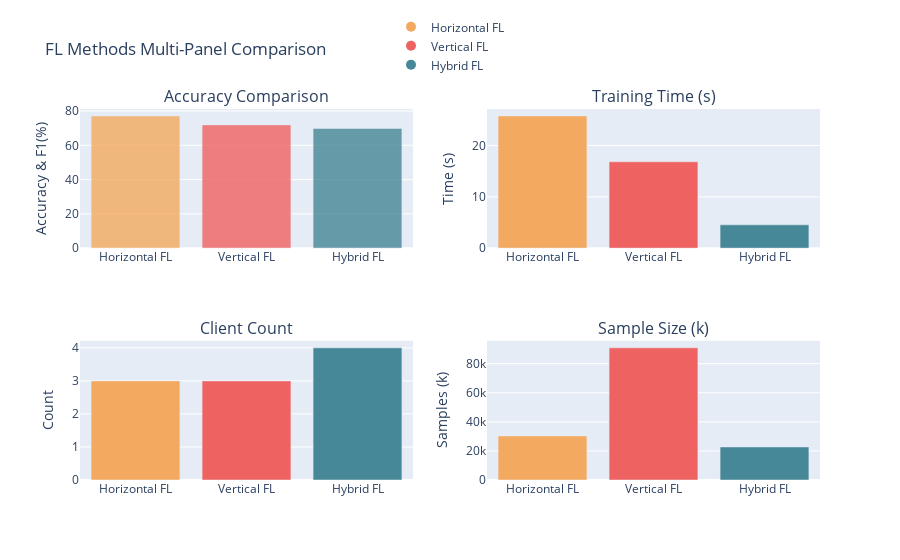

Notebook source saved alongside this figure:
### Code cell
import plotly.graph_objects as go
from plotly.subplots import make_subplots
import pandas as pd

# Create data from the provided JSON
methods = ['Horizontal FL', 'Vertical FL', 'Hybrid FL']
train_acc = [horizontal_results['weighted_accuracy'], vertical_results['weighted_accuracy'], hybrid_results['weighted_accuracy']]
f1_acc = [horizontal_results['weighted_f1'], vertical_results['weighted_f1'], hybrid_results['weighted_f1']]
train_time = [horizontal_results['total_training_time'], vertical_results['total_training_time'], hybrid_results['total_training_time']]
clients = [horizontal_results['num_clients'], vertical_results['num_clients'], hybrid_results['num_clients']]
samples = [horizontal_results['total_samples'], vertical_results['total_samples'], hybrid_results['total_samples']]  # in thousands

colors = ['#F3AA60', '#EF6262', '#468897']

# Create subplots with 2x2 layout
fig = make_subplots(
    rows=2, cols=2,
    subplot_titles=('Accuracy Comparison', 'Training Time (s)', 
                   'Client Count', 'Sample Size (k)', ''),
    specs=[[{"secondary_y": False}, {"secondary_y": False},],
           [{"secondary_y": False}, {"secondary_y": False},]]
)

# Panel 1: Accuracy comparison (grouped bars)
for i, method in enumerate(methods):
    fig.add_trace(
        go.Bar(name=f'Train {method}', x=[method], y=[train_acc[i]], 
               marker_color=colors[i], opacity=0.8, legendgroup=f'group{i}',
               showlegend=False),
        row=1, col=1
    )

# Panel 2: Training time
fig.add_trace(
    go.Bar(x=methods, y=train_time, marker_color=colors,
           name='Train Time', showlegend=False),
    row=1, col=2
)

# Panel 3: Client count
fig.add_trace(
    go.Bar(x=methods, y=clients, marker_color=colors,
           name='Clients', showlegend=False),
    row=2, col=1
)

# Panel 4: Sample size
fig.add_trace(
    go.Bar(x=methods, y=samples, marker_color=colors,
           name='Samples', showlegend=False),
    row=2, col=2
)

# Add method legend
for i, method in enumerate(methods):
    fig.add_trace(
        go.Scatter(x=[None], y=[None], mode='markers',
                  marker=dict(size=10, color=colors[i]),
                  name=method, showlegend=True)
    )

# Update layout
fig.update_layout(
    title='FL Methods Multi-Panel Comparison',
    legend=dict(orientation='h', yanchor='bottom', y=1.08, xanchor='center', x=0.5),
    barmode='group'
)

# Update axes labels
fig.update_yaxes(title_text="Accuracy & F1(%)", row=1, col=1)
fig.update_yaxes(title_text="Time (s)", row=1, col=2)
fig.update_yaxes(title_text="Count", row=2, col=1)
fig.update_yaxes(title_text="Samples (k)", row=2, col=2)

fig.update_traces(cliponaxis=False)

# Save the chart
fig.show()

### Figure 1 — Plotly figure (JSON) as saved in the notebook; plotly's stock layout.template omitted (floating-point values rounded to 4 significant figures)
{"data": [{"legendgroup": "group0", "marker": {"color": "#F3AA60"}, "name": "Train Horizontal FL", "opacity": 0.8, "showlegend": false, "x": ["Horizontal FL"], "y": [77.13], "type": "bar", "xaxis": "x", "yaxis": "y", "cliponaxis": false}, {"legendgroup": "group1", "marker": {"color": "#EF6262"}, "name": "Train Vertical FL", "opacity": 0.8, "showlegend": false, "x": ["Vertical FL"], "y": [71.92], "type": "bar", "xaxis": "x", "yaxis": "y", "cliponaxis": false}, {"legendgroup": "group2", "marker": {"color": "#468897"}, "name": "Train Hybrid FL", "opacity": 0.8, "showlegend": false, "x": ["Hybrid FL"], "y": [69.88], "type": "bar", "xaxis": "x", "yaxis": "y", "cliponaxis": false}, {"marker": {"color": ["#F3AA60", "#EF6262", "#468897"]}, "name": "Train Time", "showlegend": false, "x": ["Horizontal FL", "Vertical FL", "Hybrid FL"], "y": [25.77, 16.83, 4.546], "type": "bar", "xaxis": "x2", "yaxis": "y2", "cliponaxis": false}, {"marker": {"color": ["#F3AA60", "#EF6262", "#468897"]}, "name": "Clients", "showlegend": false, "x": ["Horizontal FL", "Vertical FL", "Hybrid FL"], "y": [3, 3, 4], "type": "bar", "xaxis": "x3", "yaxis": "y3", "cliponaxis": false}, {"marker": {"color": ["#F3AA60", "#EF6262", "#468897"]}, "name": "Samples", "showlegend": false, "x": ["Horizontal FL", "Vertical FL", "Hybrid FL"], "y": [30298, 90894, 22720], "type": "bar", "xaxis": "x4", "yaxis": "y4", "cliponaxis": false}, {"marker": {"color": "#F3AA60", "size": 10}, "mode": "markers", "name": "Horizontal FL", "showlegend": true, "x": [null], "y": [null], "type": "scatter", "cliponaxis": false}, {"marker": {"color": "#EF6262", "size": 10}, "mode": "markers", "name": "Vertical FL", "showlegend": true, "x": [null], "y": [null], "type": "scatter", "cliponaxis": false}, {"marker": {"color": "#468897", "size": 10}, "mode": "markers", "name": "Hybrid FL", "showlegend": true, "x": [null], "y": [null], "type": "scatter", "cliponaxis": false}], "layout": {"xaxis": {"anchor": "y", "domain": [0.0, 0.45]}, "yaxis": {"anchor": "x", "domain": [0.625, 1.0], "title": {"text": "Accuracy & F1(%)"}}, "xaxis2": {"anchor": "y2", "domain": [0.55, 1.0]}, "yaxis2": {"anchor": "x2", "domain": [0.625, 1.0], "title": {"text": "Time (s)"}}, "xaxis3": {"anchor": "y3", "domain": [0.0, 0.45]}, "yaxis3": {"anchor": "x3", "domain": [0.0, 0.375], "title": {"text": "Count"}}, "xaxis4": {"anchor": "y4", "domain": [0.55, 1.0]}, "yaxis4": {"anchor": "x4", "domain": [0.0, 0.375], "title": {"text": "Samples (k)"}}, "annotations": [{"font": {"size": 16}, "showarrow": false, "text": "Accuracy Comparison", "x": 0.225, "xanchor": "center", "xref": "paper", "y": 1.0, "yanchor": "bottom", "yref": "paper"}, {"font": {"size": 16}, "showarrow": false, "text": "Training Time (s)", "x": 0.775, "xanchor": "center", "xref": "paper", "y": 1.0, "yanchor": "bottom", "yref": "paper"}, {"font": {"size": 16}, "showarrow": false, "text": "Client Count", "x": 0.225, "xanchor": "center", "xref": "paper", "y": 0.375, "yanchor": "bottom", "yref": "paper"}, {"font": {"size": 16}, "showarrow": false, "text": "Sample Size (k)", "x": 0.775, "xanchor": "center", "xref": "paper", "y": 0.375, "yanchor": "bottom", "yref": "paper"}], "legend": {"orientation": "h", "yanchor": "bottom", "y": 1.08, "xanchor": "center", "x": 0.5}, "title": {"text": "FL Methods Multi-Panel Comparison"}, "barmode": "group"}}
